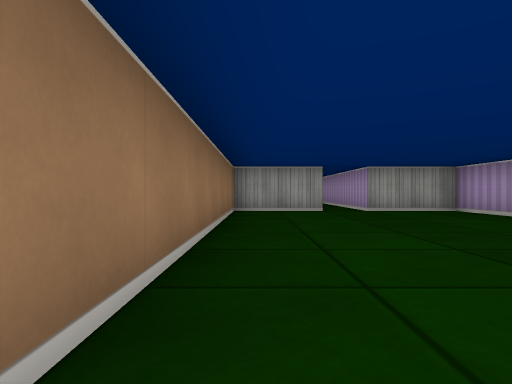
view 1 (above)

20 first-person views from a walk through a cub3D level. The camera is about half as high as the walls, looks level and sees 75° across. The floor is counted in squares. Each view is taken from the middle of a square. On the plan, view 1 faces up. The plan holds only what a view shows up to about 9 squares ahead; the rest is blank.

view 2
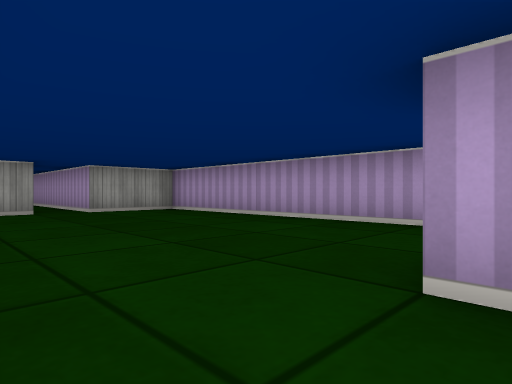

view 3
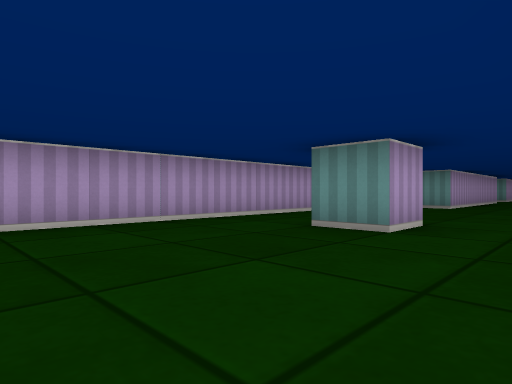

view 4
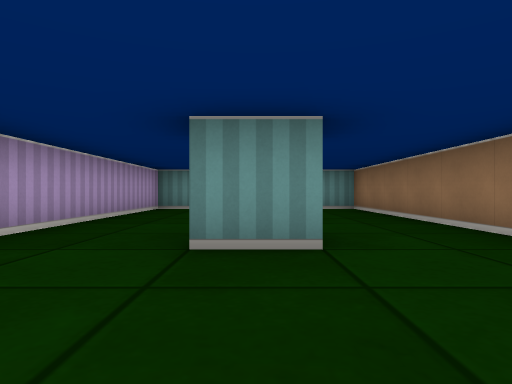

view 5
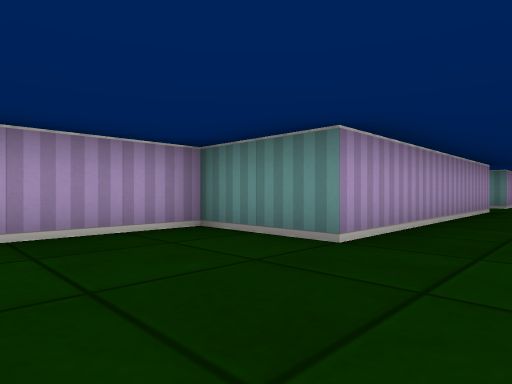

view 6
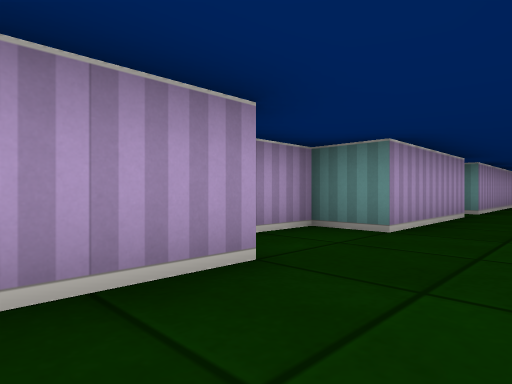

view 7
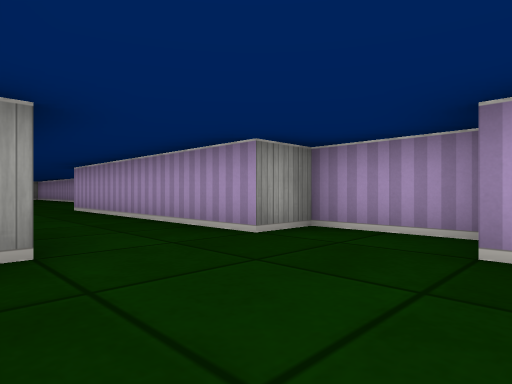

view 8
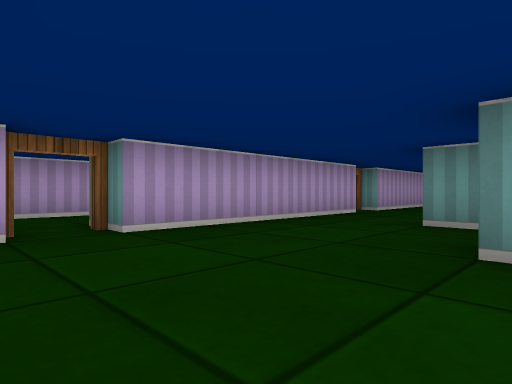

view 9
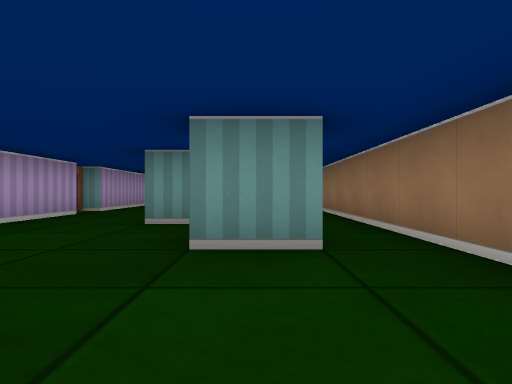

view 10
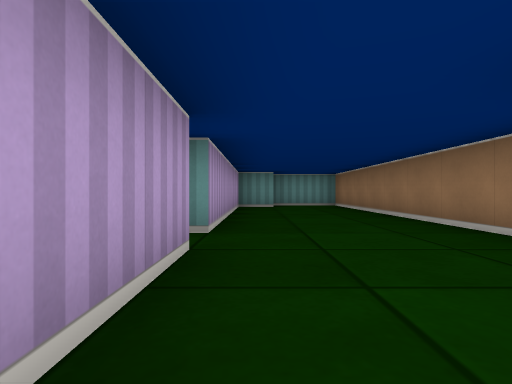

view 11
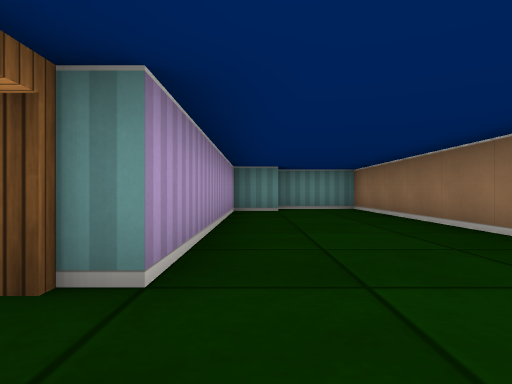

view 12
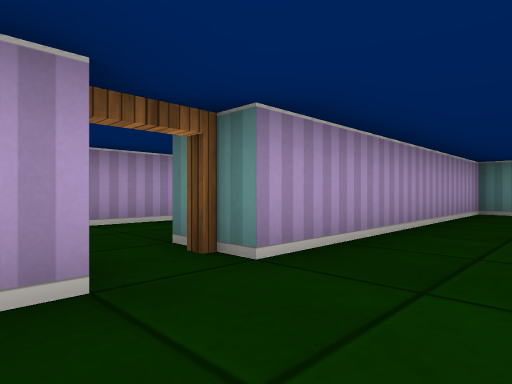

view 13
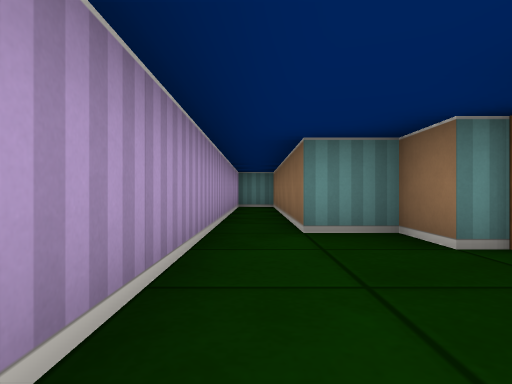

view 14
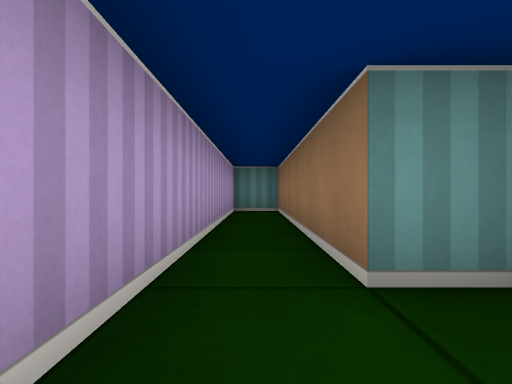

view 15
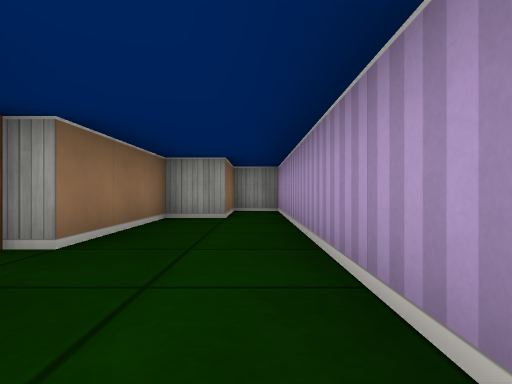

view 16
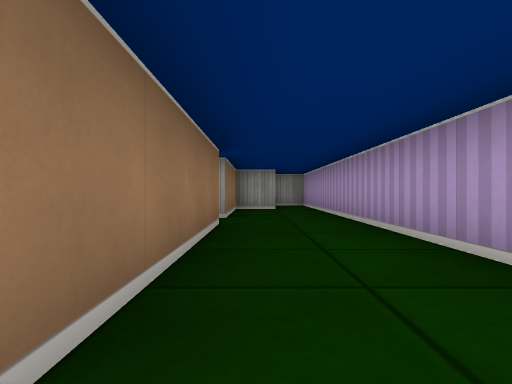

view 17
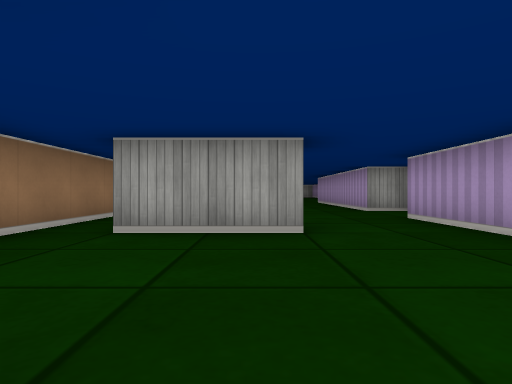

view 18
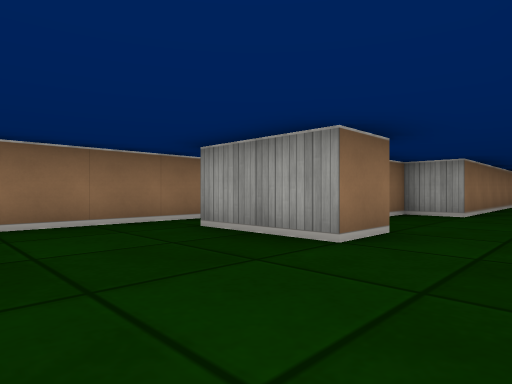

view 19
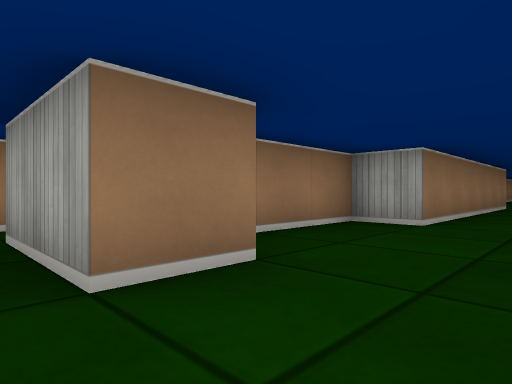

view 20
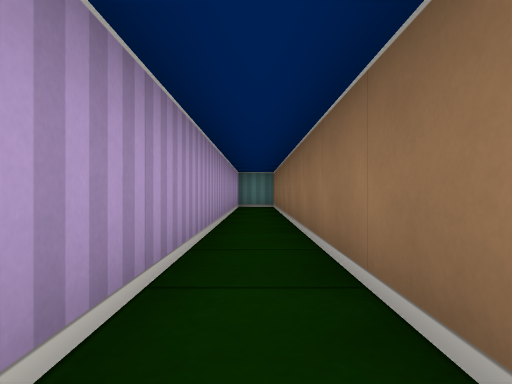

### Floor plan
Ten units are one square. View 1 is at (0, 0); x grows to the right and y downward. Boxes are objects, and circles mark ways between rooms. Rooms are numbered by the first view taken in them; rooms with no view inside come last. Other rooms are left out.
<svg viewBox="-30 -107 90 417">
<path fill="none" stroke="#000" d="M15 5 15 -5 25 -5M15 -75 -5 -75 -5 55 5 55 5 115 -5 115 -5 135M5 145 5 155M25 165 25 135 35 135 35 115 25 115 25 55 45 55 45 -75 25 -75 25 -102M-5 232 -5 305 15 305M-1 205 5 205M25 226 25 175M-15 185 -5 185M5 155 -15 155M-15 289 -15 206M14 295 25 295 25 235M-25 131 -25 288M55 201 55 115 45 115 45 135 35 135 35 165M35 175 35 214M35 235 35 245 45 245 45 302M44 305 55 305 55 216"/>
<circle cx="15" cy="155" r="3" fill="#2a7"/>
<circle cx="30" cy="170" r="3" fill="#2a7"/>
<circle cx="30" cy="230" r="3" fill="#2a7"/>
<text x="20" y="10">1</text>
<text x="0" y="220">2</text>
<text x="50" y="200">3</text>
</svg>
Room 1 opens to room 2. Room 2 opens to room 3.

Where each view was taken, in squares from view 1:
view 1: 0 up, 0 right, facing up
view 2: 0 up, 0 right, facing up-right
view 3: 4 up, 0 right, facing down-right
view 4: 3 up, 2 right, facing down
view 5: 3 down, 1 right, facing down-right
view 6: 10 down, 1 right, facing down-right
view 7: 14 down, 0 right, facing up-right
view 8: 16 down, 1 left, facing down-right
view 9: 16 down, 1 left, facing down
view 10: 20 down, 2 right, facing down
view 11: 22 down, 2 right, facing down
view 12: 22 down, 1 right, facing down-right
view 13: 21 down, 5 right, facing down
view 14: 23 down, 5 right, facing down
view 15: 19 down, 5 right, facing up
view 16: 22 down, 4 right, facing up
view 17: 19 down, 0 right, facing up
view 18: 18 down, 2 right, facing up-left
view 19: 16 down, 2 right, facing up-left
view 20: 20 down, 2 left, facing down
